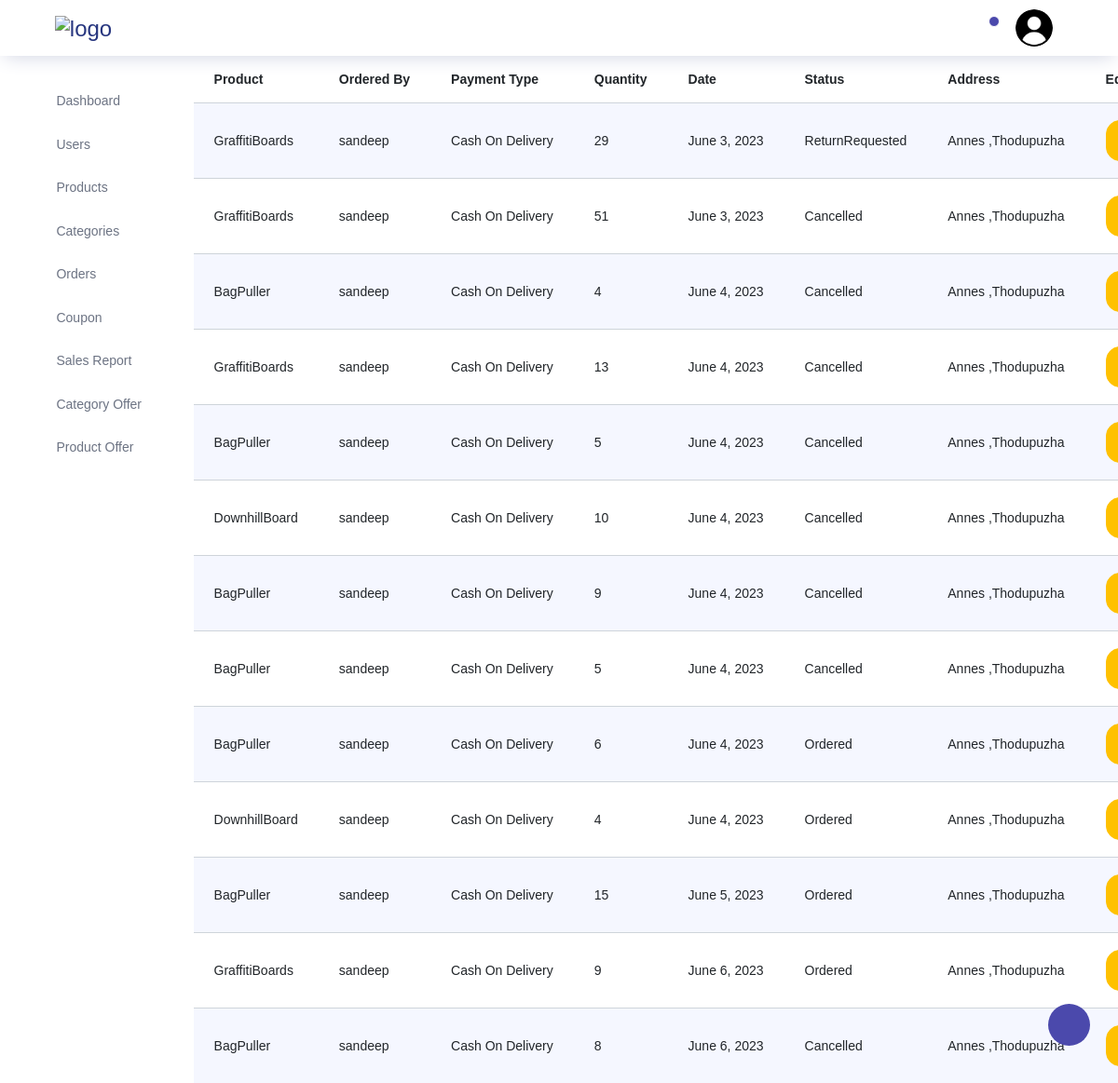
The page /storeadmin/orders/ on the database as committed earlier.
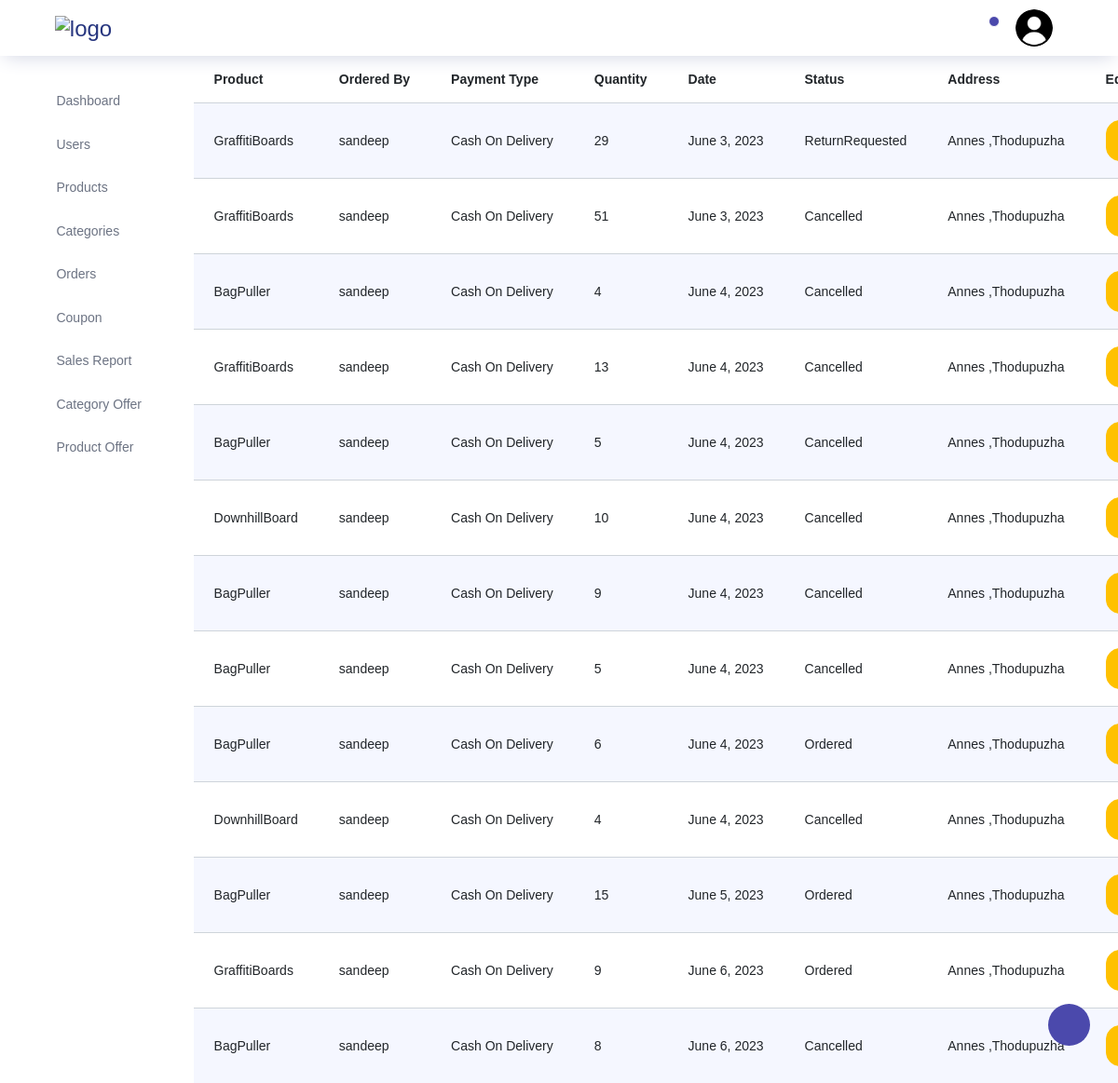
The same page on the database as committed later.
### store/models.py (models this page shows)
class Orders(models.Model):
    user=models.ForeignKey(Customers,on_delete=models.CASCADE)
    product=models.ForeignKey(Products,on_delete=models.CASCADE)
    address=models.ForeignKey(Address,on_delete=models.CASCADE)
    orderdate=models.DateField(auto_now_add=True)
    orderstatus=models.CharField(max_length=200,default="pending")
    ordertype=models.CharField(max_length=200)
    quantity=models.PositiveIntegerField()
    finalprice=models.DecimalField(max_digits=10, decimal_places=2)

class Products(models.Model):
    name=models.CharField(max_length=200,unique=True)
    price = models.DecimalField(max_digits=10, decimal_places=2)
    quantity=models.PositiveIntegerField()
    category=models.ForeignKey(Category,on_delete=models.CASCADE)
    description=models.TextField(blank=True)
    image1=models.ImageField(upload_to='store/products/', blank=True)
    image2=models.ImageField(upload_to='store/products/', blank=True)
    image3=models.ImageField(upload_to='store/products/', blank=True)
    image4=models.ImageField(upload_to='store/products/', blank=True)

class Customers(models.Model):
    username=models.CharField(max_length=200,unique=True)
    name=models.CharField(max_length=200)
    email=models.CharField(max_length=200)
    phonenumber=models.IntegerField(max_length=200)
    password=models.CharField(max_length=200)
    repassword=models.CharField(max_length=200)
    isblocked=models.BooleanField(default=False)

class Address(models.Model):
    customer=models.ForeignKey(Customers,on_delete=models.CASCADE)
    country=models.CharField(max_length=200)
    state=models.CharField(max_length=200)
    district=models.CharField(max_length=200)
    locality=models.CharField(max_length=200)
    house=models.CharField(max_length=200)
    pincode=models.PositiveIntegerField()

### storeadmin/views.py (the view)
# urls.py: path("orders/",views.orders,name="admin_orders"),
def orders(request):
    orderobjs=Orders.objects.all()
    return render(request,"storeadmin/orders/orders.html",{"orderobjs":orderobjs})

### storeadmin/templates/storeadmin/orders/orders.html (shortened to what this page needs)
{% extends 'storeadmin/index.html' %}
{% block content %}
<div class="container">
  <div class="row">
    <table class="table table-striped">
      <thead>
        <tr>
          <th>Product</th>
          <th>Ordered By</th>
          <th>Payment Type</th>
          <th>Quantity</th>
          <th>Date</th>
          <th>Status</th>
          <th>Address</th>
          <th>Edit</th>
        </tr>
      </thead>
      <tbody>
        {% for item in orderobjs %}
        <tr>
          <td>{{ item.product.name }}</td>
          <td>{{ item.user.name }}</td>
          <td>{{ item.ordertype }}</td>
          <td>{{ item.quantity }}</td>
          <td>{{ item.orderdate }}</td>
          <td>{{ item.orderstatus }}</td>
          <td>{{ item.address.house }} ,{{ item.address.locality }}</td>
          <td><a href={% url 'admin_editorderstatus' item.id %}><button class="btn edit-btn btn-warning">Edit</button></a></td>
        </tr>
        {% endfor %}
      </tbody>
    </table>
  </div>
</div>
{% endblock content %}

### storeadmin/templates/storeadmin/index.html (shortened to what this page needs)
<!DOCTYPE html>
{% load static %}
<html lang="en">
<head>
  <link rel="stylesheet" href="{% static 'storeadmin/vendors/feather/feather.css' %}">
  <link rel="stylesheet" href="{% static 'storeadmin/vendors/ti-icons/css/themify-icons.css' %}" >
  <link rel="stylesheet" href="{% static 'storeadmin/vendors/css/vendor.bundle.base.css' %}"   "">
  <link rel="stylesheet" href="{% static 'storeadmin/vendors/datatables.net-bs4/dataTables.bootstrap4.css' %}"  >
  <link rel="stylesheet" href="{% static 'storeadmin/vendors/ti-icons/css/themify-icons.css' %}"    >
  <link rel="stylesheet" type="text/css" href="{% static 'storeadmin/js/select.dataTables.min.css' %}"  >
  <link rel="stylesheet" href="{% static 'storeadmin/css/admin_customstyle/custom.css' %}">
  <link rel="stylesheet" href="{% static 'storeadmin/css/vertical-layout-light/style.css' %}"  >
</head>
<body>
  <div class="container-scroller">
    <nav class="navbar col-lg-12 col-12 p-0 fixed-top d-flex flex-row">
      <div class="text-center navbar-brand-wrapper d-flex align-items-center justify-content-center">
        <a class="navbar-brand brand-logo mr-5" href="index.html"><img src="{% static 'storeadmin/images/images.png' %}" class="mr-2" alt="logo"/></a>
      </div>
      <div class="navbar-menu-wrapper d-flex align-items-center justify-content-end">
        <button class="navbar-toggler navbar-toggler align-self-center" type="button" data-toggle="minimize">
          <span class="icon-menu"></span>
        </button>
        <ul class="navbar-nav navbar-nav-right">
          <li class="nav-item dropdown">
            <a class="nav-link count-indicator dropdown-toggle" id="notificationDropdown" href="#" data-toggle="dropdown">
              <i class="icon-bell mx-0"></i>
              <span class="count"></span>
            </a>
          </li>
          <li class="nav-item nav-profile dropdown">
            <a class="nav-link dropdown-toggle" href="#" data-toggle="dropdown" id="profileDropdown">
              <img src="{% static 'storeadmin/images/adminimagenew.png' %}" alt="profile"/>
            </a>
          </li>
          <li class="nav-item nav-settings d-none d-lg-flex">
            <a class="nav-link" href="#">
              <i class="icon-ellipsis"></i>
            </a>
          </li>
        </ul>
      </div>
    </nav>
    <div class="container-fluid page-body-wrapper">
      <div class="theme-setting-wrapper">
        <div id="settings-trigger"><i class="ti-settings"></i></div>
      </div>
      <nav class="sidebar sidebar-offcanvas" id="sidebar">
        <ul class="nav">
          <li class="nav-item">
            <a class="nav-link" href={% url 'admin_index' %}>
              <i class="icon-grid menu-icon"></i>
              <span class="menu-title">Dashboard</span>
          </li>
          <li class="nav-item">
            <a class="nav-link"  href={% url 'admin_users' %} aria-expanded="false" aria-controls="ui-basic">
              <i class="icon-layout menu-icon"></i>
              <span class="menu-title"> Users</span>
              <i class="menu-arrow"></i>
            </a>
          </li>
          <li class="nav-item">
            <a class="nav-link"  href={% url 'admin_products' %} aria-expanded="false" aria-controls="form-elements">
              <i class="icon-columns menu-icon"></i>
              <span class="menu-title">Products</span>
              <i class="menu-arrow"></i>
            </a>
          </li>
          <li class="nav-item">
            <a class="nav-link"  href={% url 'admin_categories' %} aria-expanded="false" aria-controls="charts">
              <i class="icon-bar-graph menu-icon"></i>
              <span class="menu-title">Categories</span>
              <i class="menu-arrow"></i>
            </a>
          </li>
          <li class="nav-item">
            <a class="nav-link"  href={% url 'admin_orders' %} aria-expanded="false" aria-controls="charts">
              <i class="icon-bar-graph menu-icon"></i>
              <span class="menu-title">Orders</span>
              <i class="menu-arrow"></i>
            </a>
          </li>
          <li class="nav-item">
            <a class="nav-link"  href={% url 'coupon' %} aria-expanded="false" aria-controls="charts">
              <i class="icon-bar-graph menu-icon"></i>
              <span class="menu-title">Coupon</span>
              <i class="menu-arrow"></i>
            </a>
          </li>
          <li class="nav-item">
            <a class="nav-link"  href={% url 'salesreport' %} aria-expanded="false" aria-controls="charts">
              <i class="icon-bar-graph menu-icon"></i>
              <span class="menu-title">Sales Report</span>
              <i class="menu-arrow"></i>
            </a>
          </li>
          <li class="nav-item">
            <a class="nav-link"  href={% url 'categoryoffer' %} aria-expanded="false" aria-controls="charts">
              <i class="icon-bar-graph menu-icon"></i>
              <span class="menu-title">Category Offer</span>
              <i class="menu-arrow"></i>
            </a>
          </li>
          <li class="nav-item">
            <a class="nav-link"  href={% url 'productoffer' %} aria-expanded="false" aria-controls="charts">
              <i class="icon-bar-graph menu-icon"></i>
              <span class="menu-title">Product Offer</span>
              <i class="menu-arrow"></i>
            </a>
          </li>
        </ul>
      </nav>
      {% block content %}{% endblock content %}
    </div>
  </div>
</body>
</html>

Rows that differ between the two databases and show on the page:
changed Orders (number 10 of 13 on the later page): orderstatus "Ordered" → "Cancelled"
